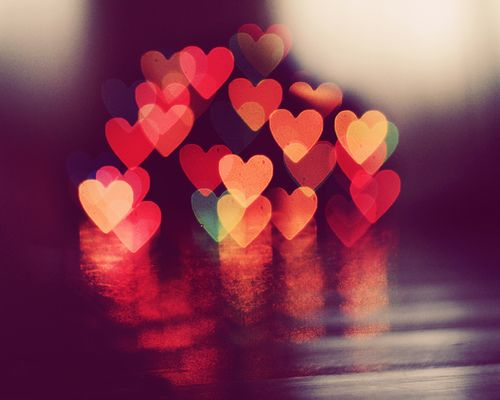
#> input picture ty.jpg, 500 x 400 px
$ python histo.py
#> lines starting #> are read from the running program, lines starting #| are printed output that depends on the picture
import numpy as np #memanggil library numpy
import cv2 #memanggil library opencv
import matplotlib.pyplot as plt #memanggil library pyplot

img=cv2.imread('ty.jpg', cv2.IMREAD_GRAYSCALE)
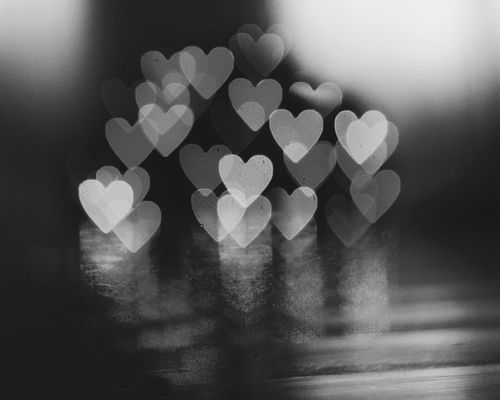
#> img: shape (400, 500); min 13, max 238, mean 87
cv2.imshow('ty', img)
hist=cv2.calcHist([img],[0],None,[256],[0,256])
#> hist = 256 values, max 7910 at index 28, min 0 at index 0, mean 781.2

plt.hist(img.ravel(),256,[0,256])
plt.title('Histogram for gray scale picture')
plt.show()
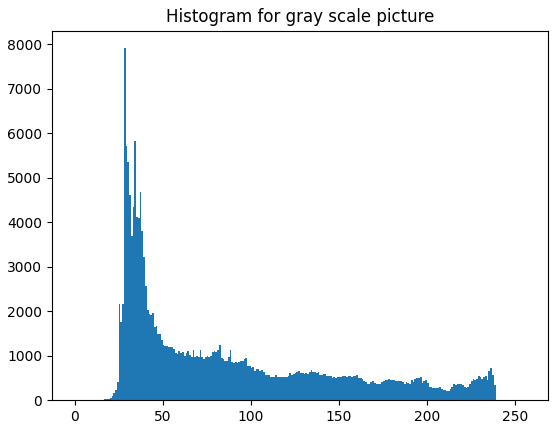
#> figure drawn by matplotlib, 1 panel; tallest bar 7910 high, from x = 28 to 29
